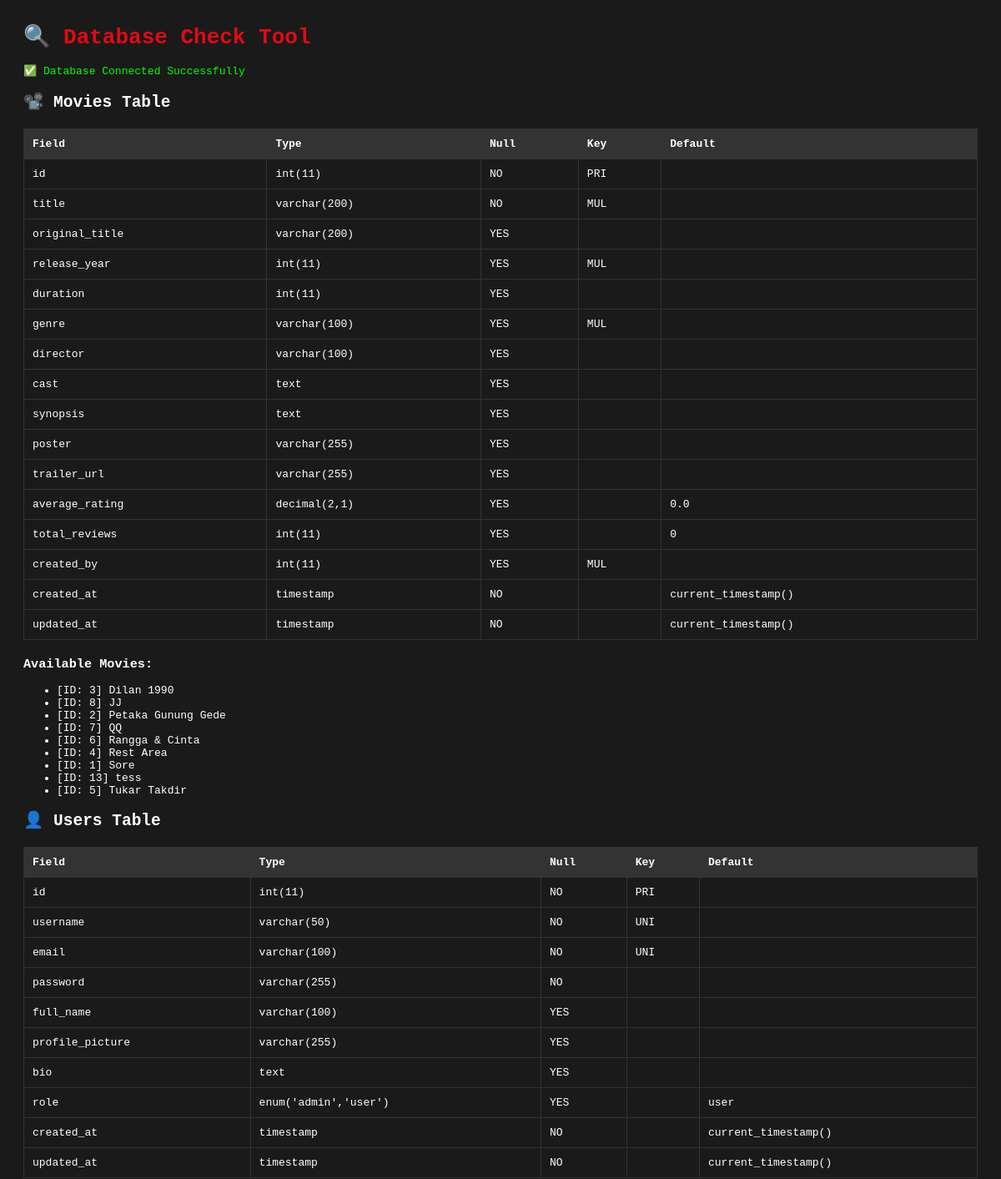
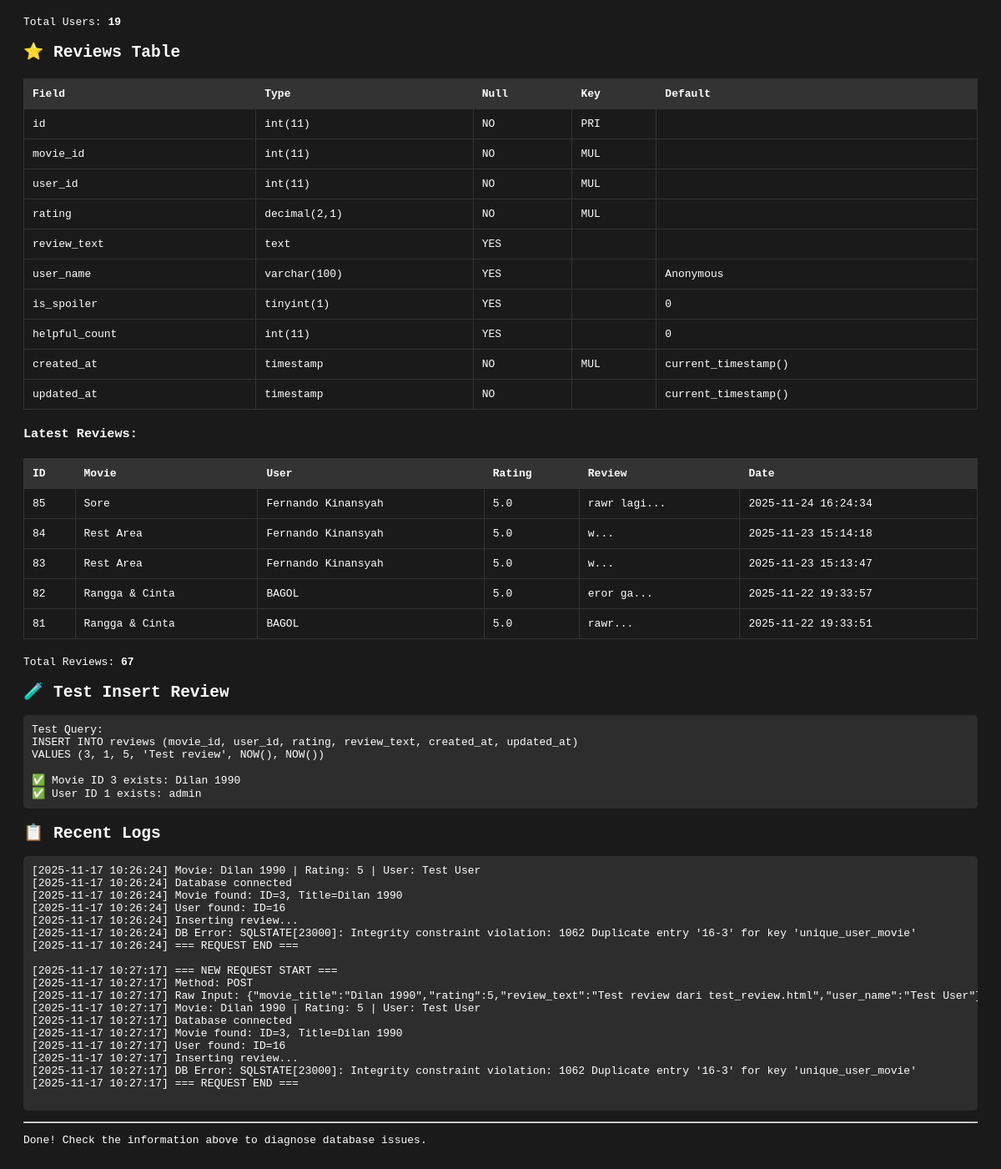
Screenshot of /check_database.php with the database file from the repository (2 pictures, top to bottom).
### tables this page shows
CREATE TABLE `movies` (
  `id` int(11) NOT NULL,
  `title` varchar(200) NOT NULL,
  `original_title` varchar(200) DEFAULT NULL,
  `release_year` int(11) DEFAULT NULL,
  `duration` int(11) DEFAULT NULL COMMENT 'durasi dalam menit',
  `genre` varchar(100) DEFAULT NULL,
  `director` varchar(100) DEFAULT NULL,
  `cast` text DEFAULT NULL COMMENT 'JSON array atau comma separated',
  `synopsis` text DEFAULT NULL,
  `poster` varchar(255) DEFAULT NULL,
  `trailer_url` varchar(255) DEFAULT NULL,
  `average_rating` decimal(2,1) DEFAULT 0.0,
  `total_reviews` int(11) DEFAULT 0,
  `created_by` int(11) DEFAULT NULL,
  `created_at` timestamp NOT NULL DEFAULT current_timestamp(),
  `updated_at` timestamp NOT NULL DEFAULT current_timestamp() ON UPDATE current_timestamp()
);

CREATE TABLE `reviews` (
  `id` int(11) NOT NULL,
  `movie_id` int(11) NOT NULL,
  `user_id` int(11) NOT NULL,
  `rating` decimal(2,1) NOT NULL CHECK (`rating` >= 0 and `rating` <= 5),
  `review_text` text DEFAULT NULL,
  `user_name` varchar(100) DEFAULT 'Anonymous',
  `is_spoiler` tinyint(1) DEFAULT 0,
  `helpful_count` int(11) DEFAULT 0,
  `created_at` timestamp NOT NULL DEFAULT current_timestamp(),
  `updated_at` timestamp NOT NULL DEFAULT current_timestamp() ON UPDATE current_timestamp()
);

CREATE TABLE `users` (
  `id` int(11) NOT NULL,
  `username` varchar(50) NOT NULL,
  `email` varchar(100) NOT NULL,
  `password` varchar(255) NOT NULL,
  `full_name` varchar(100) DEFAULT NULL,
  `profile_picture` varchar(255) DEFAULT NULL,
  `bio` text DEFAULT NULL,
  `role` enum('admin','user') DEFAULT 'user',
  `created_at` timestamp NOT NULL DEFAULT current_timestamp(),
  `updated_at` timestamp NOT NULL DEFAULT current_timestamp() ON UPDATE current_timestamp()
);

### check_database.php (the view, shortened to what this page needs)
<?php
echo "<h1>🔍 Database Check Tool</h1>";
try {
    $pdo = new PDO(
        "mysql:host=127.0.0.1;dbname=movie_review_db;charset=utf8mb4",
        "root",
        "",
        [PDO::ATTR_ERRMODE => PDO::ERRMODE_EXCEPTION]
    );
    echo "<p class='success'>✅ Database Connected Successfully</p>";
} catch (Exception $e) {
    echo "<p class='error'>❌ Database Connection Failed: " . $e->getMessage() . "</p>";
    exit;
}
echo "<h2>📽️ Movies Table</h2>";
try {
    $stmt = $pdo->query("DESCRIBE movies");
    $columns = $stmt->fetchAll();
    echo "<table><tr><th>Field</th><th>Type</th><th>Null</th><th>Key</th><th>Default</th></tr>";
    foreach ($columns as $col) {
        echo "<tr>";
        echo "<td>{$col['Field']}</td>";
        echo "<td>{$col['Type']}</td>";
        echo "<td>{$col['Null']}</td>";
        echo "<td>{$col['Key']}</td>";
        echo "<td>{$col['Default']}</td>";
        echo "</tr>";
    }
    echo "</table>";
    $stmt = $pdo->query("SELECT id, title FROM movies LIMIT 10");
    $movies = $stmt->fetchAll();
    echo "<h3>Available Movies:</h3><ul>";
    foreach ($movies as $movie) {
        echo "<li>[ID: {$movie['id']}] {$movie['title']}</li>";
    }
    echo "</ul>";
} catch (Exception $e) {
    echo "<p class='error'>Error: " . $e->getMessage() . "</p>";
}
echo "<h2>👤 Users Table</h2>";
try {
    $stmt = $pdo->query("DESCRIBE users");
    $columns = $stmt->fetchAll();
    echo "<table><tr><th>Field</th><th>Type</th><th>Null</th><th>Key</th><th>Default</th></tr>";
    foreach ($columns as $col) {
        echo "<tr>";
        echo "<td>{$col['Field']}</td>";
        echo "<td>{$col['Type']}</td>";
        echo "<td>{$col['Null']}</td>";
        echo "<td>{$col['Key']}</td>";
        echo "<td>{$col['Default']}</td>";
        echo "</tr>";
    }
    echo "</table>";
    $stmt = $pdo->query("SELECT COUNT(*) as total FROM users");
    $count = $stmt->fetch()['total'];
    echo "<p>Total Users: <strong>$count</strong></p>";
} catch (Exception $e) {
    echo "<p class='error'>Error: " . $e->getMessage() . "</p>";
}
echo "<h2>⭐ Reviews Table</h2>";
try {
    $stmt = $pdo->query("DESCRIBE reviews");
    $columns = $stmt->fetchAll();
    echo "<table><tr><th>Field</th><th>Type</th><th>Null</th><th>Key</th><th>Default</th></tr>";
    foreach ($columns as $col) {
        echo "<tr>";
        echo "<td>{$col['Field']}</td>";
        echo "<td>{$col['Type']}</td>";
        echo "<td>{$col['Null']}</td>";
        echo "<td>{$col['Key']}</td>";
        echo "<td>{$col['Default']}</td>";
        echo "</tr>";
    }
    echo "</table>";
    $stmt = $pdo->query("
        SELECT r.id, r.rating, r.review_text, r.created_at,
               m.title as movie_title, u.username
        FROM reviews r
        LEFT JOIN movies m ON r.movie_id = m.id
        LEFT JOIN users u ON r.user_id = u.id
        ORDER BY r.created_at DESC
        LIMIT 5
    ");
    $reviews = $stmt->fetchAll();
    echo "<h3>Latest Reviews:</h3>";
    if (count($reviews) > 0) {
        echo "<table><tr><th>ID</th><th>Movie</th><th>User</th><th>Rating</th><th>Review</th><th>Date</th></tr>";
        foreach ($reviews as $rev) {
            echo "<tr>";
            echo "<td>{$rev['id']}</td>";
            echo "<td>{$rev['movie_title']}</td>";
            echo "<td>{$rev['username']}</td>";
            echo "<td>{$rev['rating']}</td>";
            echo "<td>" . substr($rev['review_text'], 0, 50) . "...</td>";
            echo "<td>{$rev['created_at']}</td>";
            echo "</tr>";
        }
        echo "</table>";
    } else {
        echo "<p class='warning'>⚠️ No reviews found in database</p>";
    }
    $stmt = $pdo->query("SELECT COUNT(*) as total FROM reviews");
    $count = $stmt->fetch()['total'];
    echo "<p>Total Reviews: <strong>$count</strong></p>";
} catch (Exception $e) {
    echo "<p class='error'>Error: " . $e->getMessage() . "</p>";
}
echo "<h2>🧪 Test Insert Review</h2>";
echo "<pre>";
echo "Test Query:\n";
echo "INSERT INTO reviews (movie_id, user_id, rating, review_text, created_at, updated_at)\n";
echo "VALUES (3, 1, 5, 'Test review', NOW(), NOW())\n\n";
try {
    $stmt = $pdo->prepare("SELECT id, title FROM movies WHERE id = 3");
    $stmt->execute();
    $movie = $stmt->fetch();
    if ($movie) {
        echo "✅ Movie ID 3 exists: {$movie['title']}\n";
    } else {
        echo "❌ Movie ID 3 NOT FOUND\n";
        echo "Available movie IDs: ";
        $stmt = $pdo->query("SELECT id FROM movies ORDER BY id");
        $ids = $stmt->fetchAll(PDO::FETCH_COLUMN);
        echo implode(", ", $ids) . "\n";
    }
    $stmt = $pdo->prepare("SELECT id, username FROM users WHERE id = 1");
    $stmt->execute();
    $user = $stmt->fetch();
    if ($user) {
        echo "✅ User ID 1 exists: {$user['username']}\n";
    } else {
        echo "⚠️ User ID 1 NOT FOUND (will be auto-created)\n";
    }
} catch (Exception $e) {
    echo "Error: " . $e->getMessage() . "\n";
}
echo "</pre>";
echo "<h2>📋 Recent Logs</h2>";
$logFile = __DIR__ . '/review_log.txt';
if (file_exists($logFile)) {
    $logs = file_get_contents($logFile);
    $lines = explode("\n", $logs);
    $recent = array_slice($lines, -20);
    echo "<pre>" . implode("\n", $recent) . "</pre>";
} else {
    echo "<p class='warning'>⚠️ No log file found yet. Logs will be created when first review is submitted.</p>";
}
echo "<hr><p>Done! Check the information above to diagnose database issues.</p>";
?>

### check_database.php (style rules this page uses)
h1 { color: #e50914; }
table { border-collapse: collapse; width: 100%; margin: 20px 0; }
th, td { border: 1px solid #333; padding: 10px; text-align: left; }
th { background: #333; }
.success { color: #0f0; }
pre { background: #2d2d2d; padding: 10px; border-radius: 5px; overflow-x: auto; }

### rows the page displays
movies: id "3", title "Dilan 1990"
movies: id "8", title "JJ"
movies: id "2", title "Petaka Gunung Gede"
movies: id "7", title "QQ"
movies: id "6", title "Rangga & Cinta"
movies: id "4", title "Rest Area"
movies: id "1", title "Sore"
movies: id "13", title "tess"
movies: id "5", title "Tukar Takdir"
reviews: id "85", movie.title "Sore", user.username "Fernando Kinansyah", rating "5.0", review_text "rawr lagi", created_at "2025-11-24 16:24:34"
reviews: id "84", movie.title "Rest Area", user.username "Fernando Kinansyah", rating "5.0", review_text "w", created_at "2025-11-23 15:14:18"
reviews: id "83", movie.title "Rest Area", user.username "Fernando Kinansyah", rating "5.0", review_text "w", created_at "2025-11-23 15:13:47"
reviews: id "82", movie.title "Rangga & Cinta", user.username "BAGOL", rating "5.0", review_text "eror ga", created_at "2025-11-22 19:33:57"
reviews: id "81", movie.title "Rangga & Cinta", user.username "BAGOL", rating "5.0", review_text "rawr", created_at "2025-11-22 19:33:51"
users: username "admin"

### other values shown
$col['Field'] "id"
$col['Type'] "int(11)"
$col['Null'] "NO"
$col['Key'] "PRI"
$col['Field'] "title"
$col['Type'] "varchar(200)"
$col['Key'] "MUL"
$col['Field'] "original_title"
$col['Null'] "YES"
$col['Field'] "release_year"
$col['Field'] "duration"
$col['Field'] "genre"
$col['Type'] "varchar(100)"
$col['Field'] "director"
$col['Field'] "cast"
